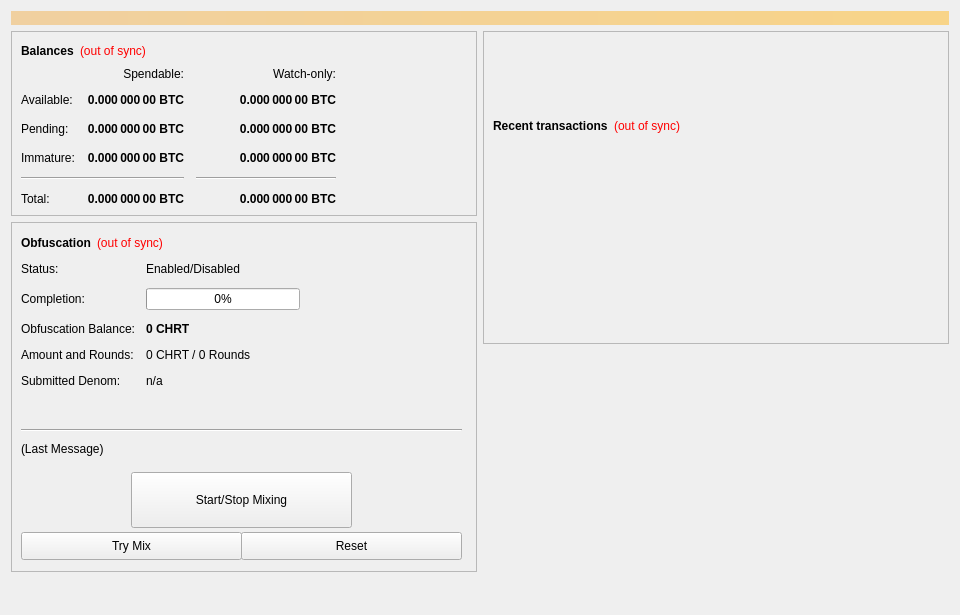
<?xml version="1.0" encoding="UTF-8"?>
<ui version="4.0">
 <class>OverviewPage</class>
 <widget class="QWidget" name="OverviewPage">
  <property name="geometry">
   <rect>
    <x>0</x>
    <y>0</y>
    <width>960</width>
    <height>615</height>
   </rect>
  </property>
  <property name="minimumSize">
   <size>
    <width>960</width>
    <height>0</height>
   </size>
  </property>
  <property name="windowTitle">
   <string>Form</string>
  </property>
  <layout class="QVBoxLayout" name="topLayout">
   <item>
    <widget class="QLabel" name="labelAlerts">
     <property name="visible">
      <bool>false</bool>
     </property>
     <property name="styleSheet">
      <string notr="true">background-color: qlineargradient(x1: 0, y1: 0, x2: 1, y2: 0, stop:0 #F0D0A0, stop:1 #F8D488); color:#000000;</string>
     </property>
     <property name="wordWrap">
      <bool>true</bool>
     </property>
     <property name="margin">
      <number>3</number>
     </property>
    </widget>
   </item>
   <item>
    <layout class="QHBoxLayout" name="horizontalLayout" stretch="1,1">
     <item>
      <layout class="QVBoxLayout" name="verticalLayout_2">
       <item>
        <widget class="QFrame" name="frame">
         <property name="frameShape">
          <enum>QFrame::StyledPanel</enum>
         </property>
         <property name="frameShadow">
          <enum>QFrame::Raised</enum>
         </property>
         <layout class="QVBoxLayout" name="verticalLayout_4">
          <item>
           <layout class="QHBoxLayout" name="horizontalLayout_4">
            <item>
             <widget class="QLabel" name="label_5">
              <property name="font">
               <font>
                <weight>75</weight>
                <bold>true</bold>
               </font>
              </property>
              <property name="text">
               <string>Balances</string>
              </property>
             </widget>
            </item>
            <item>
             <widget class="QLabel" name="labelWalletStatus">
              <property name="cursor">
               <cursorShape>WhatsThisCursor</cursorShape>
              </property>
              <property name="toolTip">
               <string>The displayed information may be out of date. Your wallet automatically synchronizes with the CharityCoin network after a connection is established, but this process has not completed yet.</string>
              </property>
              <property name="styleSheet">
               <string notr="true">QLabel { color: red; }</string>
              </property>
              <property name="text">
               <string notr="true">(out of sync)</string>
              </property>
              <property name="alignment">
               <set>Qt::AlignLeading|Qt::AlignLeft|Qt::AlignVCenter</set>
              </property>
             </widget>
            </item>
            <item>
             <spacer name="horizontalSpacer_3">
              <property name="orientation">
               <enum>Qt::Horizontal</enum>
              </property>
              <property name="sizeHint" stdset="0">
               <size>
                <width>40</width>
                <height>20</height>
               </size>
              </property>
             </spacer>
            </item>
           </layout>
          </item>
          <item>
           <layout class="QGridLayout" name="gridLayout">
            <property name="spacing">
             <number>12</number>
            </property>
            <item row="2" column="2">
             <widget class="QLabel" name="labelWatchPending">
              <property name="font">
               <font>
                <weight>75</weight>
                <bold>true</bold>
               </font>
              </property>
              <property name="cursor">
               <cursorShape>IBeamCursor</cursorShape>
              </property>
              <property name="toolTip">
               <string>Unconfirmed transactions to watch-only addresses</string>
              </property>
              <property name="text">
               <string notr="true">0.000 000 00 BTC</string>
              </property>
              <property name="alignment">
               <set>Qt::AlignRight|Qt::AlignTrailing|Qt::AlignVCenter</set>
              </property>
              <property name="textInteractionFlags">
               <set>Qt::LinksAccessibleByMouse|Qt::TextSelectableByKeyboard|Qt::TextSelectableByMouse</set>
              </property>
             </widget>
            </item>
            <item row="2" column="1">
             <widget class="QLabel" name="labelUnconfirmed">
              <property name="font">
               <font>
                <weight>75</weight>
                <bold>true</bold>
               </font>
              </property>
              <property name="cursor">
               <cursorShape>IBeamCursor</cursorShape>
              </property>
              <property name="toolTip">
               <string>Total of transactions that have yet to be confirmed, and do not yet count toward the spendable balance</string>
              </property>
              <property name="text">
               <string notr="true">0.000 000 00 BTC</string>
              </property>
              <property name="alignment">
               <set>Qt::AlignRight|Qt::AlignTrailing|Qt::AlignVCenter</set>
              </property>
              <property name="textInteractionFlags">
               <set>Qt::LinksAccessibleByMouse|Qt::TextSelectableByKeyboard|Qt::TextSelectableByMouse</set>
              </property>
             </widget>
            </item>
            <item row="3" column="2">
             <widget class="QLabel" name="labelWatchImmature">
              <property name="font">
               <font>
                <weight>75</weight>
                <bold>true</bold>
               </font>
              </property>
              <property name="cursor">
               <cursorShape>IBeamCursor</cursorShape>
              </property>
              <property name="toolTip">
               <string>Staked or masternode rewards in watch-only addresses that has not yet matured</string>
              </property>
              <property name="text">
               <string notr="true">0.000 000 00 BTC</string>
              </property>
              <property name="alignment">
               <set>Qt::AlignRight|Qt::AlignTrailing|Qt::AlignVCenter</set>
              </property>
              <property name="textInteractionFlags">
               <set>Qt::LinksAccessibleByMouse|Qt::TextSelectableByKeyboard|Qt::TextSelectableByMouse</set>
              </property>
             </widget>
            </item>
            <item row="4" column="0" colspan="2">
             <widget class="Line" name="lineSpendableBalance">
              <property name="orientation">
               <enum>Qt::Horizontal</enum>
              </property>
             </widget>
            </item>
            <item row="4" column="2">
             <widget class="Line" name="lineWatchBalance">
              <property name="sizePolicy">
               <sizepolicy hsizetype="Preferred" vsizetype="Fixed">
                <horstretch>0</horstretch>
                <verstretch>0</verstretch>
               </sizepolicy>
              </property>
              <property name="minimumSize">
               <size>
                <width>140</width>
                <height>0</height>
               </size>
              </property>
              <property name="orientation">
               <enum>Qt::Horizontal</enum>
              </property>
             </widget>
            </item>
            <item row="5" column="0">
             <widget class="QLabel" name="labelTotalText">
              <property name="text">
               <string>Total:</string>
              </property>
             </widget>
            </item>
            <item row="3" column="1">
             <widget class="QLabel" name="labelImmature">
              <property name="font">
               <font>
                <weight>75</weight>
                <bold>true</bold>
               </font>
              </property>
              <property name="cursor">
               <cursorShape>IBeamCursor</cursorShape>
              </property>
              <property name="toolTip">
               <string>Staked or masternode rewards that has not yet matured</string>
              </property>
              <property name="text">
               <string notr="true">0.000 000 00 BTC</string>
              </property>
              <property name="alignment">
               <set>Qt::AlignRight|Qt::AlignTrailing|Qt::AlignVCenter</set>
              </property>
              <property name="textInteractionFlags">
               <set>Qt::LinksAccessibleByMouse|Qt::TextSelectableByKeyboard|Qt::TextSelectableByMouse</set>
              </property>
             </widget>
            </item>
            <item row="2" column="3">
             <spacer name="horizontalSpacer_2">
              <property name="orientation">
               <enum>Qt::Horizontal</enum>
              </property>
              <property name="sizeHint" stdset="0">
               <size>
                <width>40</width>
                <height>20</height>
               </size>
              </property>
             </spacer>
            </item>
            <item row="3" column="0">
             <widget class="QLabel" name="labelImmatureText">
              <property name="text">
               <string>Immature:</string>
              </property>
             </widget>
            </item>
            <item row="5" column="1">
             <widget class="QLabel" name="labelTotal">
              <property name="font">
               <font>
                <weight>75</weight>
                <bold>true</bold>
               </font>
              </property>
              <property name="cursor">
               <cursorShape>IBeamCursor</cursorShape>
              </property>
              <property name="toolTip">
               <string>Your current total balance</string>
              </property>
              <property name="text">
               <string notr="true">0.000 000 00 BTC</string>
              </property>
              <property name="alignment">
               <set>Qt::AlignRight|Qt::AlignTrailing|Qt::AlignVCenter</set>
              </property>
              <property name="textInteractionFlags">
               <set>Qt::LinksAccessibleByMouse|Qt::TextSelectableByKeyboard|Qt::TextSelectableByMouse</set>
              </property>
             </widget>
            </item>
            <item row="5" column="2">
             <widget class="QLabel" name="labelWatchTotal">
              <property name="font">
               <font>
                <weight>75</weight>
                <bold>true</bold>
               </font>
              </property>
              <property name="cursor">
               <cursorShape>IBeamCursor</cursorShape>
              </property>
              <property name="toolTip">
               <string>Current total balance in watch-only addresses</string>
              </property>
              <property name="text">
               <string notr="true">0.000 000 00 BTC</string>
              </property>
              <property name="alignment">
               <set>Qt::AlignRight|Qt::AlignTrailing|Qt::AlignVCenter</set>
              </property>
              <property name="textInteractionFlags">
               <set>Qt::LinksAccessibleByMouse|Qt::TextSelectableByKeyboard|Qt::TextSelectableByMouse</set>
              </property>
             </widget>
            </item>
            <item row="0" column="2">
             <widget class="QLabel" name="labelWatchonly">
              <property name="text">
               <string>Watch-only:</string>
              </property>
              <property name="alignment">
               <set>Qt::AlignRight|Qt::AlignTrailing|Qt::AlignVCenter</set>
              </property>
             </widget>
            </item>
            <item row="1" column="0">
             <widget class="QLabel" name="labelBalanceText">
              <property name="text">
               <string>Available:</string>
              </property>
             </widget>
            </item>
            <item row="1" column="1">
             <widget class="QLabel" name="labelBalance">
              <property name="font">
               <font>
                <weight>75</weight>
                <bold>true</bold>
               </font>
              </property>
              <property name="cursor">
               <cursorShape>IBeamCursor</cursorShape>
              </property>
              <property name="toolTip">
               <string>Your current spendable balance</string>
              </property>
              <property name="text">
               <string notr="true">0.000 000 00 BTC</string>
              </property>
              <property name="alignment">
               <set>Qt::AlignRight|Qt::AlignTrailing|Qt::AlignVCenter</set>
              </property>
              <property name="textInteractionFlags">
               <set>Qt::LinksAccessibleByMouse|Qt::TextSelectableByKeyboard|Qt::TextSelectableByMouse</set>
              </property>
             </widget>
            </item>
            <item row="1" column="2">
             <widget class="QLabel" name="labelWatchAvailable">
              <property name="font">
               <font>
                <weight>75</weight>
                <bold>true</bold>
               </font>
              </property>
              <property name="cursor">
               <cursorShape>IBeamCursor</cursorShape>
              </property>
              <property name="toolTip">
               <string>Your current balance in watch-only addresses</string>
              </property>
              <property name="text">
               <string notr="true">0.000 000 00 BTC</string>
              </property>
              <property name="alignment">
               <set>Qt::AlignRight|Qt::AlignTrailing|Qt::AlignVCenter</set>
              </property>
              <property name="textInteractionFlags">
               <set>Qt::LinksAccessibleByMouse|Qt::TextSelectableByKeyboard|Qt::TextSelectableByMouse</set>
              </property>
             </widget>
            </item>
            <item row="2" column="0">
             <widget class="QLabel" name="labelPendingText">
              <property name="text">
               <string>Pending:</string>
              </property>
             </widget>
            </item>
            <item row="0" column="1">
             <widget class="QLabel" name="labelSpendable">
              <property name="text">
               <string>Spendable:</string>
              </property>
              <property name="alignment">
               <set>Qt::AlignRight|Qt::AlignTrailing|Qt::AlignVCenter</set>
              </property>
             </widget>
            </item>
           </layout>
          </item>
         </layout>
        </widget>
       </item>
       <item>
        <widget class="QFrame" name="frameObfuscation">
         <property name="minimumSize">
          <size>
           <width>0</width>
           <height>350</height>
          </size>
         </property>
         <property name="layoutDirection">
          <enum>Qt::LeftToRight</enum>
         </property>
         <property name="frameShape">
          <enum>QFrame::StyledPanel</enum>
         </property>
         <property name="frameShadow">
          <enum>QFrame::Raised</enum>
         </property>
         <widget class="QWidget" name="formLayoutWidget">
          <property name="geometry">
           <rect>
            <x>10</x>
            <y>40</y>
            <width>451</width>
            <height>161</height>
           </rect>
          </property>
          <layout class="QFormLayout" name="formLayout">
           <property name="fieldGrowthPolicy">
            <enum>QFormLayout::AllNonFixedFieldsGrow</enum>
           </property>
           <property name="horizontalSpacing">
            <number>11</number>
           </property>
           <property name="verticalSpacing">
            <number>12</number>
           </property>
           <item row="0" column="0">
            <widget class="QLabel" name="label_6">
             <property name="text">
              <string>Status:</string>
             </property>
            </widget>
           </item>
           <item row="1" column="0">
            <widget class="QLabel" name="label_7">
             <property name="text">
              <string>Completion:</string>
             </property>
            </widget>
           </item>
           <item row="1" column="1">
            <widget class="QProgressBar" name="obfuscationProgress">
             <property name="maximumSize">
              <size>
               <width>154</width>
               <height>16777215</height>
              </size>
             </property>
             <property name="value">
              <number>0</number>
             </property>
            </widget>
           </item>
           <item row="2" column="0">
            <widget class="QLabel" name="labelAnonymizedText">
             <property name="text">
              <string>Obfuscation Balance:</string>
             </property>
            </widget>
           </item>
           <item row="2" column="1">
            <widget class="QLabel" name="labelAnonymized">
             <property name="font">
              <font>
               <weight>75</weight>
               <bold>true</bold>
              </font>
             </property>
             <property name="text">
              <string notr="true">0 CHRT</string>
             </property>
            </widget>
           </item>
           <item row="3" column="0">
            <widget class="QLabel" name="label_8">
             <property name="text">
              <string>Amount and Rounds:</string>
             </property>
            </widget>
           </item>
           <item row="3" column="1">
            <widget class="QLabel" name="labelAmountRounds">
             <property name="text">
              <string>0 CHRT / 0 Rounds</string>
             </property>
            </widget>
           </item>
           <item row="4" column="0">
            <widget class="QLabel" name="label_9">
             <property name="text">
              <string>Submitted Denom:</string>
             </property>
            </widget>
           </item>
           <item row="4" column="1">
            <widget class="QLabel" name="labelSubmittedDenom">
             <property name="toolTip">
              <string>The denominations you submitted to the Masternode.&lt;br&gt;To mix, other users must submit the exact same denominations.</string>
             </property>
             <property name="text">
              <string>n/a</string>
             </property>
            </widget>
           </item>
           <item row="0" column="1">
            <widget class="QLabel" name="obfuscationEnabled">
             <property name="text">
              <string>Enabled/Disabled</string>
             </property>
            </widget>
           </item>
          </layout>
         </widget>
         <widget class="QPushButton" name="runAutoDenom">
          <property name="geometry">
           <rect>
            <x>251</x>
            <y>17</y>
            <width>1</width>
            <height>1</height>
           </rect>
          </property>
          <property name="palette">
           <palette>
            <active>
             <colorrole role="WindowText">
              <brush brushstyle="SolidPattern">
               <color alpha="255">
                <red>0</red>
                <green>0</green>
                <blue>0</blue>
               </color>
              </brush>
             </colorrole>
             <colorrole role="Button">
              <brush brushstyle="SolidPattern">
               <color alpha="255">
                <red>239</red>
                <green>238</green>
                <blue>238</blue>
               </color>
              </brush>
             </colorrole>
             <colorrole role="Light">
              <brush brushstyle="SolidPattern">
               <color alpha="255">
                <red>255</red>
                <green>255</green>
                <blue>255</blue>
               </color>
              </brush>
             </colorrole>
             <colorrole role="Midlight">
              <brush brushstyle="SolidPattern">
               <color alpha="255">
                <red>247</red>
                <green>246</green>
                <blue>246</blue>
               </color>
              </brush>
             </colorrole>
             <colorrole role="Dark">
              <brush brushstyle="SolidPattern">
               <color alpha="255">
                <red>119</red>
                <green>119</green>
                <blue>119</blue>
               </color>
              </brush>
             </colorrole>
             <colorrole role="Mid">
              <brush brushstyle="SolidPattern">
               <color alpha="255">
                <red>159</red>
                <green>159</green>
                <blue>159</blue>
               </color>
              </brush>
             </colorrole>
             <colorrole role="Text">
              <brush brushstyle="SolidPattern">
               <color alpha="255">
                <red>0</red>
                <green>0</green>
                <blue>0</blue>
               </color>
              </brush>
             </colorrole>
             <colorrole role="BrightText">
              <brush brushstyle="SolidPattern">
               <color alpha="255">
                <red>255</red>
                <green>255</green>
                <blue>255</blue>
               </color>
              </brush>
             </colorrole>
             <colorrole role="ButtonText">
              <brush brushstyle="SolidPattern">
               <color alpha="255">
                <red>0</red>
                <green>0</green>
                <blue>0</blue>
               </color>
              </brush>
             </colorrole>
             <colorrole role="Base">
              <brush brushstyle="SolidPattern">
               <color alpha="255">
                <red>255</red>
                <green>255</green>
                <blue>255</blue>
               </color>
              </brush>
             </colorrole>
             <colorrole role="Window">
              <brush brushstyle="SolidPattern">
               <color alpha="255">
                <red>239</red>
                <green>238</green>
                <blue>238</blue>
               </color>
              </brush>
             </colorrole>
             <colorrole role="Shadow">
              <brush brushstyle="SolidPattern">
               <color alpha="255">
                <red>0</red>
                <green>0</green>
                <blue>0</blue>
               </color>
              </brush>
             </colorrole>
             <colorrole role="AlternateBase">
              <brush brushstyle="SolidPattern">
               <color alpha="255">
                <red>247</red>
                <green>246</green>
                <blue>246</blue>
               </color>
              </brush>
             </colorrole>
             <colorrole role="ToolTipBase">
              <brush brushstyle="SolidPattern">
               <color alpha="255">
                <red>255</red>
                <green>255</green>
                <blue>220</blue>
               </color>
              </brush>
             </colorrole>
             <colorrole role="ToolTipText">
              <brush brushstyle="SolidPattern">
               <color alpha="255">
                <red>0</red>
                <green>0</green>
                <blue>0</blue>
               </color>
              </brush>
             </colorrole>
            </active>
            <inactive>
             <colorrole role="WindowText">
              <brush brushstyle="SolidPattern">
               <color alpha="255">
                <red>0</red>
                <green>0</green>
                <blue>0</blue>
               </color>
              </brush>
             </colorrole>
             <colorrole role="Button">
              <brush brushstyle="SolidPattern">
               <color alpha="255">
                <red>239</red>
                <green>238</green>
                <blue>238</blue>
               </color>
              </brush>
             </colorrole>
             <colorrole role="Light">
              <brush brushstyle="SolidPattern">
               <color alpha="255">
                <red>255</red>
                <green>255</green>
                <blue>255</blue>
               </color>
              </brush>
             </colorrole>
             <colorrole role="Midlight">
              <brush brushstyle="SolidPattern">
               <color alpha="255">
                <red>247</red>
                <green>246</green>
                <blue>246</blue>
               </color>
              </brush>
             </colorrole>
             <colorrole role="Dark">
              <brush brushstyle="SolidPattern">
               <color alpha="255">
                <red>119</red>
                <green>119</green>
                <blue>119</blue>
               </color>
              </brush>
             </colorrole>
             <colorrole role="Mid">
              <brush brushstyle="SolidPattern">
               <color alpha="255">
                <red>159</red>
                <green>159</green>
                <blue>159</blue>
               </color>
              </brush>
             </colorrole>
             <colorrole role="Text">
              <brush brushstyle="SolidPattern">
               <color alpha="255">
                <red>0</red>
                <green>0</green>
                <blue>0</blue>
               </color>
              </brush>
             </colorrole>
             <colorrole role="BrightText">
              <brush brushstyle="SolidPattern">
               <color alpha="255">
                <red>255</red>
                <green>255</green>
                <blue>255</blue>
               </color>
              </brush>
             </colorrole>
             <colorrole role="ButtonText">
              <brush brushstyle="SolidPattern">
               <color alpha="255">
                <red>0</red>
                <green>0</green>
                <blue>0</blue>
               </color>
              </brush>
             </colorrole>
             <colorrole role="Base">
              <brush brushstyle="SolidPattern">
               <color alpha="255">
                <red>255</red>
                <green>255</green>
                <blue>255</blue>
               </color>
              </brush>
             </colorrole>
             <colorrole role="Window">
              <brush brushstyle="SolidPattern">
               <color alpha="255">
                <red>239</red>
                <green>238</green>
                <blue>238</blue>
               </color>
              </brush>
             </colorrole>
             <colorrole role="Shadow">
              <brush brushstyle="SolidPattern">
               <color alpha="255">
                <red>0</red>
                <green>0</green>
                <blue>0</blue>
               </color>
              </brush>
             </colorrole>
             <colorrole role="AlternateBase">
              <brush brushstyle="SolidPattern">
               <color alpha="255">
                <red>247</red>
                <green>246</green>
                <blue>246</blue>
               </color>
              </brush>
             </colorrole>
             <colorrole role="ToolTipBase">
              <brush brushstyle="SolidPattern">
               <color alpha="255">
                <red>255</red>
                <green>255</green>
                <blue>220</blue>
               </color>
              </brush>
             </colorrole>
             <colorrole role="ToolTipText">
              <brush brushstyle="SolidPattern">
               <color alpha="255">
                <red>0</red>
                <green>0</green>
                <blue>0</blue>
               </color>
              </brush>
             </colorrole>
            </inactive>
            <disabled>
             <colorrole role="WindowText">
              <brush brushstyle="SolidPattern">
               <color alpha="255">
                <red>119</red>
                <green>119</green>
                <blue>119</blue>
               </color>
              </brush>
             </colorrole>
             <colorrole role="Button">
              <brush brushstyle="SolidPattern">
               <color alpha="255">
                <red>239</red>
                <green>238</green>
                <blue>238</blue>
               </color>
              </brush>
             </colorrole>
             <colorrole role="Light">
              <brush brushstyle="SolidPattern">
               <color alpha="255">
                <red>255</red>
                <green>255</green>
                <blue>255</blue>
               </color>
              </brush>
             </colorrole>
             <colorrole role="Midlight">
              <brush brushstyle="SolidPattern">
               <color alpha="255">
                <red>247</red>
                <green>246</green>
                <blue>246</blue>
               </color>
              </brush>
             </colorrole>
             <colorrole role="Dark">
              <brush brushstyle="SolidPattern">
               <color alpha="255">
                <red>119</red>
                <green>119</green>
                <blue>119</blue>
               </color>
              </brush>
             </colorrole>
             <colorrole role="Mid">
              <brush brushstyle="SolidPattern">
               <color alpha="255">
                <red>159</red>
                <green>159</green>
                <blue>159</blue>
               </color>
              </brush>
             </colorrole>
             <colorrole role="Text">
              <brush brushstyle="SolidPattern">
               <color alpha="255">
                <red>119</red>
                <green>119</green>
                <blue>119</blue>
               </color>
              </brush>
             </colorrole>
             <colorrole role="BrightText">
              <brush brushstyle="SolidPattern">
               <color alpha="255">
                <red>255</red>
                <green>255</green>
                <blue>255</blue>
               </color>
              </brush>
             </colorrole>
             <colorrole role="ButtonText">
              <brush brushstyle="SolidPattern">
               <color alpha="255">
                <red>119</red>
                <green>119</green>
                <blue>119</blue>
               </color>
              </brush>
             </colorrole>
             <colorrole role="Base">
              <brush brushstyle="SolidPattern">
               <color alpha="255">
                <red>239</red>
                <green>238</green>
                <blue>238</blue>
               </color>
              </brush>
             </colorrole>
             <colorrole role="Window">
              <brush brushstyle="SolidPattern">
               <color alpha="255">
                <red>239</red>
                <green>238</green>
                <blue>238</blue>
               </color>
              </brush>
             </colorrole>
             <colorrole role="Shadow">
              <brush brushstyle="SolidPattern">
               <color alpha="255">
                <red>0</red>
                <green>0</green>
                <blue>0</blue>
               </color>
              </brush>
             </colorrole>
             <colorrole role="AlternateBase">
              <brush brushstyle="SolidPattern">
               <color alpha="255">
                <red>239</red>
                <green>238</green>
                <blue>238</blue>
               </color>
              </brush>
             </colorrole>
             <colorrole role="ToolTipBase">
              <brush brushstyle="SolidPattern">
               <color alpha="255">
                <red>255</red>
                <green>255</green>
                <blue>220</blue>
               </color>
              </brush>
             </colorrole>
             <colorrole role="ToolTipText">
              <brush brushstyle="SolidPattern">
               <color alpha="255">
                <red>0</red>
                <green>0</green>
                <blue>0</blue>
               </color>
              </brush>
             </colorrole>
            </disabled>
           </palette>
          </property>
          <property name="focusPolicy">
           <enum>Qt::NoFocus</enum>
          </property>
          <property name="autoFillBackground">
           <bool>true</bool>
          </property>
          <property name="text">
           <string/>
          </property>
          <property name="flat">
           <bool>true</bool>
          </property>
         </widget>
         <widget class="QPushButton" name="toggleObfuscation">
          <property name="geometry">
           <rect>
            <x>120</x>
            <y>250</y>
            <width>221</width>
            <height>56</height>
           </rect>
          </property>
          <property name="sizePolicy">
           <sizepolicy hsizetype="MinimumExpanding" vsizetype="Fixed">
            <horstretch>0</horstretch>
            <verstretch>0</verstretch>
           </sizepolicy>
          </property>
          <property name="text">
           <string>Start/Stop Mixing</string>
          </property>
         </widget>
         <widget class="Line" name="lineLastMessage">
          <property name="geometry">
           <rect>
            <x>10</x>
            <y>200</y>
            <width>441</width>
            <height>16</height>
           </rect>
          </property>
          <property name="orientation">
           <enum>Qt::Horizontal</enum>
          </property>
         </widget>
         <widget class="QLabel" name="obfuscationStatus">
          <property name="geometry">
           <rect>
            <x>10</x>
            <y>220</y>
            <width>451</width>
            <height>61</height>
           </rect>
          </property>
          <property name="minimumSize">
           <size>
            <width>288</width>
            <height>43</height>
           </size>
          </property>
          <property name="text">
           <string>(Last Message)</string>
          </property>
          <property name="alignment">
           <set>Qt::AlignLeading|Qt::AlignLeft|Qt::AlignTop</set>
          </property>
          <property name="wordWrap">
           <bool>true</bool>
          </property>
         </widget>
         <widget class="QPushButton" name="obfuscationAuto">
          <property name="geometry">
           <rect>
            <x>10</x>
            <y>310</y>
            <width>221</width>
            <height>28</height>
           </rect>
          </property>
          <property name="sizePolicy">
           <sizepolicy hsizetype="MinimumExpanding" vsizetype="Fixed">
            <horstretch>0</horstretch>
            <verstretch>0</verstretch>
           </sizepolicy>
          </property>
          <property name="toolTip">
           <string>Try to manually submit a Obfuscation request.</string>
          </property>
          <property name="text">
           <string>Try Mix</string>
          </property>
         </widget>
         <widget class="QPushButton" name="obfuscationReset">
          <property name="geometry">
           <rect>
            <x>230</x>
            <y>310</y>
            <width>221</width>
            <height>28</height>
           </rect>
          </property>
          <property name="sizePolicy">
           <sizepolicy hsizetype="MinimumExpanding" vsizetype="Fixed">
            <horstretch>0</horstretch>
            <verstretch>0</verstretch>
           </sizepolicy>
          </property>
          <property name="toolTip">
           <string>Reset the current status of Obfuscation (can interrupt Obfuscation if it's in the process of Mixing, which can cost you money!)</string>
          </property>
          <property name="autoFillBackground">
           <bool>false</bool>
          </property>
          <property name="text">
           <string>Reset</string>
          </property>
         </widget>
         <widget class="QWidget" name="layoutWidget">
          <property name="geometry">
           <rect>
            <x>10</x>
            <y>10</y>
            <width>431</width>
            <height>22</height>
           </rect>
          </property>
          <layout class="QHBoxLayout" name="horizontalLayout_5">
           <item>
            <widget class="QLabel" name="label_2">
             <property name="font">
              <font>
               <weight>75</weight>
               <bold>true</bold>
              </font>
             </property>
             <property name="text">
              <string>Obfuscation</string>
             </property>
            </widget>
           </item>
           <item>
            <widget class="QLabel" name="labelObfuscationSyncStatus">
             <property name="toolTip">
              <string>The displayed information may be out of date. Your wallet automatically synchronizes with the CharityCoin network after a connection is established, but this process has not completed yet.</string>
             </property>
             <property name="styleSheet">
              <string notr="true">QLabel { color: red; }</string>
             </property>
             <property name="text">
              <string notr="true">(out of sync)</string>
             </property>
             <property name="alignment">
              <set>Qt::AlignLeading|Qt::AlignLeft|Qt::AlignVCenter</set>
             </property>
            </widget>
           </item>
           <item>
            <spacer name="horizontalSpacer_4">
             <property name="orientation">
              <enum>Qt::Horizontal</enum>
             </property>
             <property name="sizeHint" stdset="0">
              <size>
               <width>40</width>
               <height>20</height>
              </size>
             </property>
            </spacer>
           </item>
          </layout>
         </widget>
        </widget>
       </item>
       <item>
        <spacer name="verticalSpacer">
         <property name="orientation">
          <enum>Qt::Vertical</enum>
         </property>
         <property name="sizeHint" stdset="0">
          <size>
           <width>20</width>
           <height>40</height>
          </size>
         </property>
        </spacer>
       </item>
      </layout>
     </item>
     <item>
      <layout class="QVBoxLayout" name="verticalLayout_3">
       <item>
        <widget class="QFrame" name="frame_2">
         <property name="frameShape">
          <enum>QFrame::StyledPanel</enum>
         </property>
         <property name="frameShadow">
          <enum>QFrame::Raised</enum>
         </property>
         <layout class="QVBoxLayout" name="verticalLayout">
          <item>
           <spacer name="verticalSpacer_3">
            <property name="orientation">
             <enum>Qt::Vertical</enum>
            </property>
            <property name="sizeType">
             <enum>QSizePolicy::Fixed</enum>
            </property>
            <property name="sizeHint" stdset="0">
             <size>
              <width>20</width>
              <height>75</height>
             </size>
            </property>
           </spacer>
          </item>
          <item>
           <layout class="QHBoxLayout" name="horizontalLayout_2">
            <item>
             <widget class="QLabel" name="label_4">
              <property name="font">
               <font>
                <weight>75</weight>
                <bold>true</bold>
               </font>
              </property>
              <property name="text">
               <string>Recent transactions</string>
              </property>
             </widget>
            </item>
            <item>
             <widget class="QLabel" name="labelTransactionsStatus">
              <property name="cursor">
               <cursorShape>WhatsThisCursor</cursorShape>
              </property>
              <property name="toolTip">
               <string>The displayed information may be out of date. Your wallet automatically synchronizes with the CharityCoin network after a connection is established, but this process has not completed yet.</string>
              </property>
              <property name="styleSheet">
               <string notr="true">QLabel { color: red; }</string>
              </property>
              <property name="text">
               <string notr="true">(out of sync)</string>
              </property>
              <property name="alignment">
               <set>Qt::AlignRight|Qt::AlignTrailing|Qt::AlignVCenter</set>
              </property>
             </widget>
            </item>
            <item>
             <spacer name="horizontalSpacer">
              <property name="orientation">
               <enum>Qt::Horizontal</enum>
              </property>
              <property name="sizeHint" stdset="0">
               <size>
                <width>40</width>
                <height>20</height>
               </size>
              </property>
             </spacer>
            </item>
           </layout>
          </item>
          <item>
           <widget class="QListView" name="listTransactions">
            <property name="styleSheet">
             <string notr="true">QListView { background: transparent; }</string>
            </property>
            <property name="frameShape">
             <enum>QFrame::NoFrame</enum>
            </property>
            <property name="verticalScrollBarPolicy">
             <enum>Qt::ScrollBarAlwaysOff</enum>
            </property>
            <property name="horizontalScrollBarPolicy">
             <enum>Qt::ScrollBarAlwaysOff</enum>
            </property>
            <property name="selectionMode">
             <enum>QAbstractItemView::NoSelection</enum>
            </property>
           </widget>
          </item>
         </layout>
        </widget>
       </item>
       <item>
        <spacer name="verticalSpacer_2">
         <property name="orientation">
          <enum>Qt::Vertical</enum>
         </property>
         <property name="sizeType">
          <enum>QSizePolicy::Expanding</enum>
         </property>
         <property name="sizeHint" stdset="0">
          <size>
           <width>20</width>
           <height>40</height>
          </size>
         </property>
        </spacer>
       </item>
      </layout>
     </item>
    </layout>
   </item>
  </layout>
 </widget>
 <resources/>
 <connections/>
</ui>
